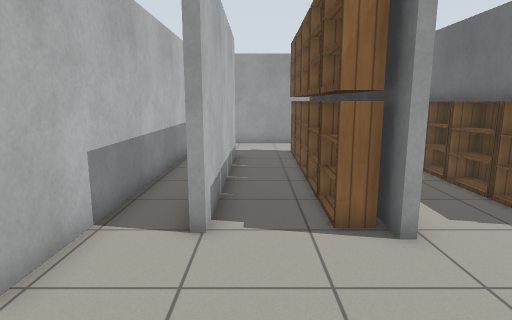
view 1 (above)

16 first-person views from a walk through a Gazebo world. The camera is 1.2 m above the floor, tilts 10° down and sees 75° across. The lines on the ground mark 1 m squares. The floor is counted in squares, 0.5 m on a side. Each view is taken from the middle of a square. On the plan, view 1 faces up. The plan holds only what a view shows up to about 19 squares ahead; the rest is blank. Gazebo's built-in surfaces are drawn with simple patterns.

view 2
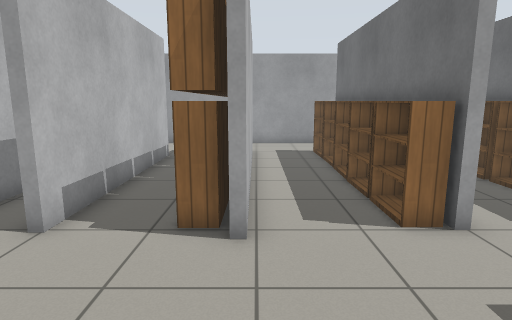

view 3
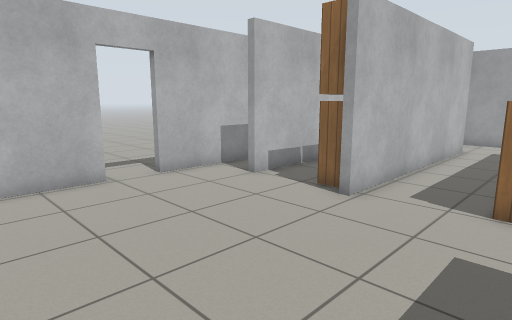

view 4
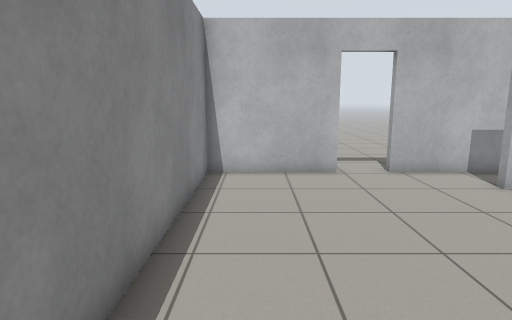

view 5
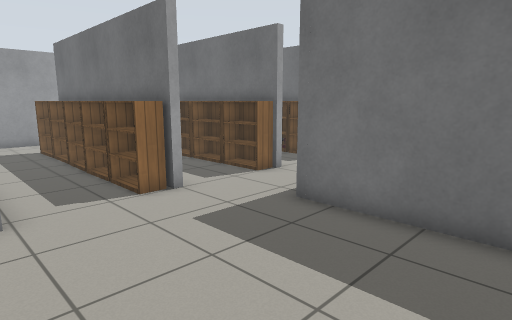

view 6
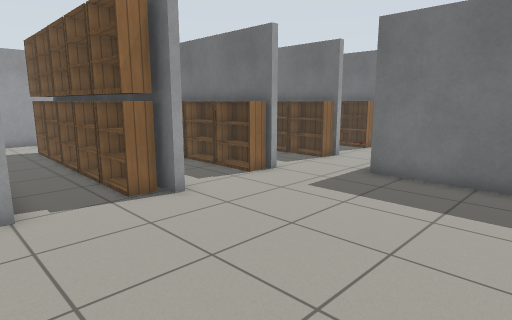

view 7
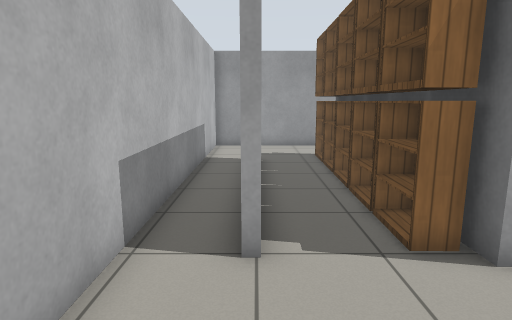

view 8
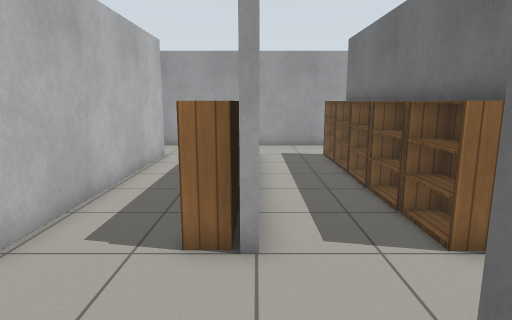

view 9
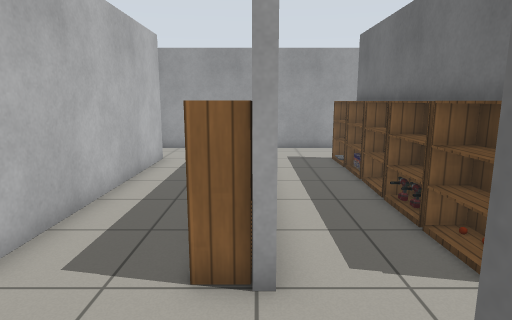

view 10
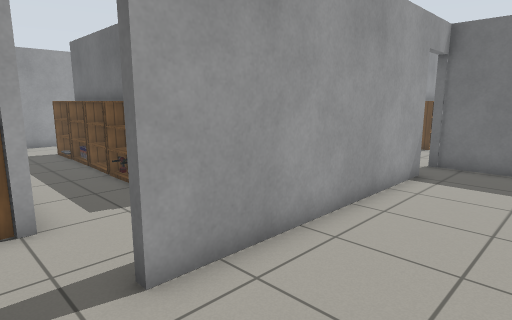

view 11
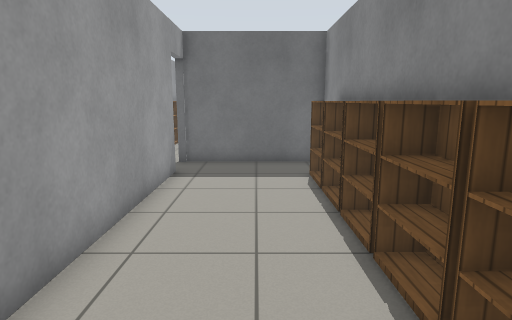

view 12
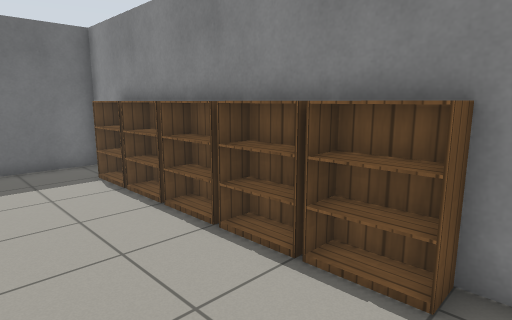

view 13
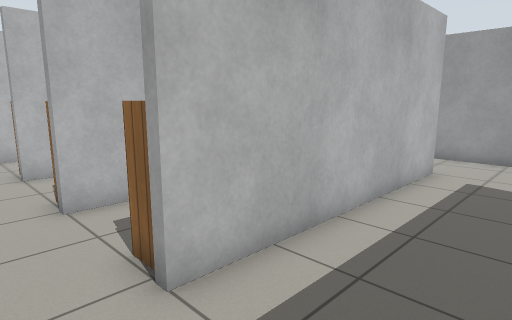

view 14
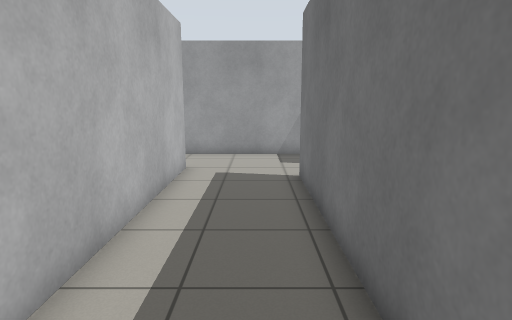

view 15
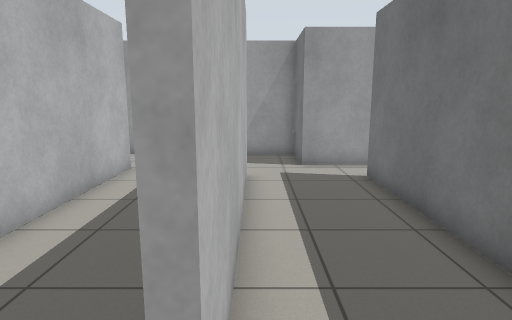

view 16
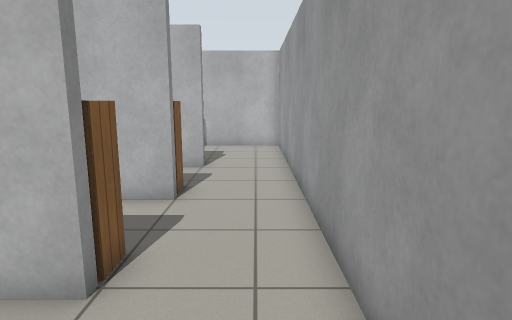

### Floor plan
Points are (right, up) in squares from view 1. A wall is a line through its corners. A room is listed if a view was taken in it or the views show most of it. See-through windows are left out.
Room 1 (views 1, 2, 3, 4, 5, 6, 7, 8)
walls: (2.5, 5.5) (2.5, 16.1); (6.8, 5.9) (6.8, 16); (-3.2, 1.9) (-3.2, -2.7) (6.1, -2.7); (-0.9, 14.9) (-0.9, 5.7); (2.8, 16.1) (2.8, 5.5); (8.5, -1.4) (8.5, 3.1); (6.6, 19.2) (-3.2, 19.2) (-3.2, 3.5)
ways out: opening at (7, 17.5) to room 4; opening at (8.5, 4.5) to room 4; open door at (-3, 2.5)
objects: bookshelf (1, 6) to (2, 7); bookshelf (1, 8); bookshelf (2, 7); bookshelf (2, 8) to (2, 9); bookshelf (2, 10); bookshelf (2, 11); bookshelf (2, 12); bookshelf (2, 13) to (2, 14); bookshelf (2, 15); bookshelf (2, 16); bookshelf (6, 6) to (6, 8); bookshelf (6, 9) to (6, 10); bookshelf (6, 11) to (6, 12); bookshelf (6, 13) to (6, 14); bookshelf (6, 15) to (6, 16)
Room 2 (views 9, 10, 11, 12)
walls: (21.4, 2.8) (11.8, 2.8); (10.4, -2.7) (23.2, -2.7) (23.2, 3.1)
ways out: open door at (22.5, 3) to room 3; open door at (10.5, 3) to room 4
objects: bookshelf (11, -2) to (12, -2); bookshelf (13, -2) to (14, -2); bookshelf (15, -2) to (16, -2); bookshelf (17, -2) to (18, -2); bookshelf (19, -2) to (21, -2)
Room 3 (views 13, 15)
walls: (19.7, 14.4) (19.7, 5.5); (23.6, 8.4) (23.6, 14.6); (24.4, 16.5) (21.8, 16.5) (21.8, 19.2) (18.6, 19.2)
ways out: open door at (22.5, 3) to room 2; opening at (19.5, 4.5) to room 4; opening at (19.5, 16.5) to room 4; opening at (24, 15)
Room 4 (views 14, 16)
walls: (11.3, 8) (11.3, 5.9) (11, 5.9) (11, 15.9) (11.3, 15.9) (11.3, 14.9); (15.2, 6.2) (15.2, 16); (15.4, 16) (15.4, 5.9); (7.1, 16) (7.1, 5.9); (19.4, 5.6) (19.4, 14.6); (18.6, 19.2) (6.6, 19.2)
ways out: opening at (7, 17.5) to room 1; opening at (8.5, 4.5) to room 1; open door at (10.5, 3) to room 2; opening at (19.5, 4.5) to room 3; opening at (19.5, 16.5) to room 3
objects: bookshelf (10, 6) to (11, 8); bookshelf (10, 9) to (11, 9); bookshelf (10, 10) to (10, 12); bookshelf (10, 13) to (11, 13); bookshelf (10, 14) to (10, 16); bookshelf (14, 6) to (14, 8); bookshelf (14, 9) to (15, 10); bookshelf (14, 11) to (15, 12); bookshelf (14, 13) to (15, 14); other object (14, 15); other object (14, 16); other object (15, 7)

Where each view was taken, in squares from view 1:
view 1: 0 up, 0 right, facing up
view 2: 0 up, 3 right, facing up
view 3: 2 down, 7 right, facing up-left
view 4: 1 down, 8 right, facing left
view 5: 2 down, 2 right, facing up-right
view 6: 2 down, 2 left, facing up-right
view 7: 1 up, 1 left, facing up
view 8: 1 up, 7 right, facing up
view 9: 2 up, 11 right, facing up
view 10: 1 down, 10 right, facing up-right
view 11: 0 up, 10 right, facing right
view 12: 2 up, 10 right, facing down-right
view 13: 4 up, 19 right, facing up-left
view 14: 4 up, 18 right, facing up
view 15: 4 up, 20 right, facing up
view 16: 18 up, 15 right, facing left
